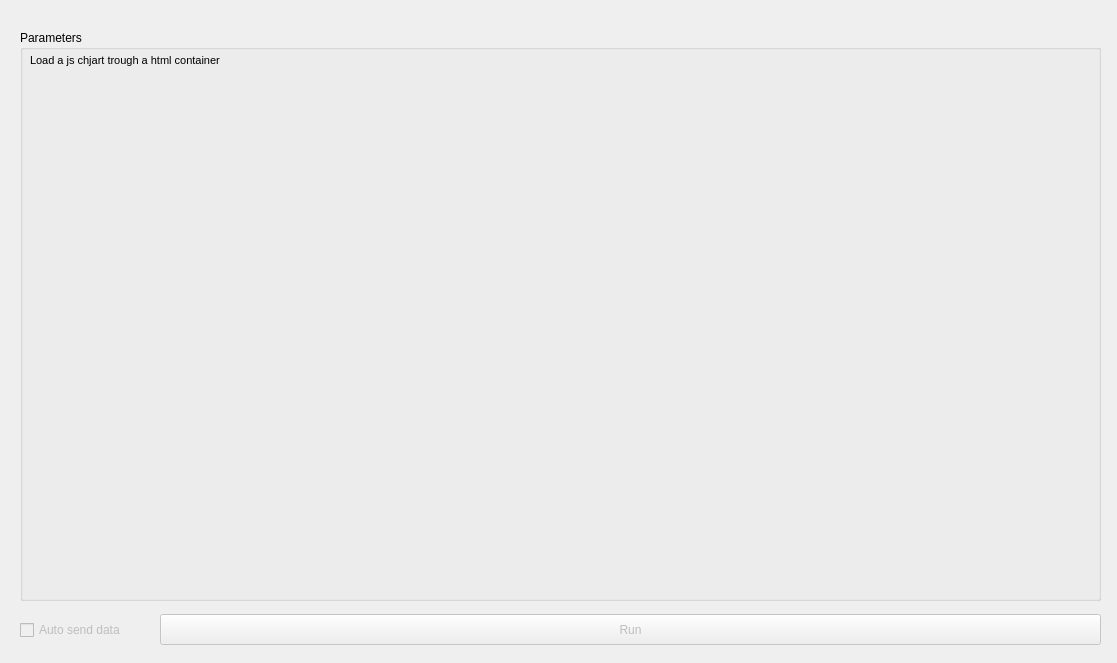
<?xml version="1.0" encoding="UTF-8"?>
<ui version="4.0">
 <class>Form</class>
 <widget class="QWidget" name="Form">
  <property name="geometry">
   <rect>
    <x>0</x>
    <y>0</y>
    <width>1117</width>
    <height>663</height>
   </rect>
  </property>
  <property name="windowTitle">
   <string>File Extension Selector</string>
  </property>
  <widget class="QGroupBox" name="groupBox">
   <property name="geometry">
    <rect>
     <x>20</x>
     <y>30</y>
     <width>1081</width>
     <height>571</height>
    </rect>
   </property>
   <property name="title">
    <string>Parameters</string>
   </property>
   <widget class="QLabel" name="Description">
    <property name="geometry">
     <rect>
      <x>10</x>
      <y>20</y>
      <width>281</width>
      <height>21</height>
     </rect>
    </property>
    <property name="sizePolicy">
     <sizepolicy hsizetype="Maximum" vsizetype="Expanding">
      <horstretch>0</horstretch>
      <verstretch>0</verstretch>
     </sizepolicy>
    </property>
    <property name="font">
     <font>
      <pointsize>8</pointsize>
     </font>
    </property>
    <property name="text">
     <string>Load a js chjart trough a html container</string>
    </property>
    <property name="wordWrap">
     <bool>true</bool>
    </property>
   </widget>
   <widget class="QWidget" name="webFrame" native="true">
    <property name="geometry">
     <rect>
      <x>10</x>
      <y>50</y>
      <width>1061</width>
      <height>511</height>
     </rect>
    </property>
   </widget>
  </widget>
  <widget class="QPushButton" name="pushButton_send">
   <property name="enabled">
    <bool>false</bool>
   </property>
   <property name="geometry">
    <rect>
     <x>160</x>
     <y>614</y>
     <width>941</width>
     <height>31</height>
    </rect>
   </property>
   <property name="text">
    <string>Run</string>
   </property>
  </widget>
  <widget class="QCheckBox" name="checkBox_send">
   <property name="enabled">
    <bool>false</bool>
   </property>
   <property name="geometry">
    <rect>
     <x>20</x>
     <y>620</y>
     <width>121</width>
     <height>20</height>
    </rect>
   </property>
   <property name="text">
    <string>Auto send data</string>
   </property>
  </widget>
 </widget>
 <resources/>
 <connections/>
</ui>
